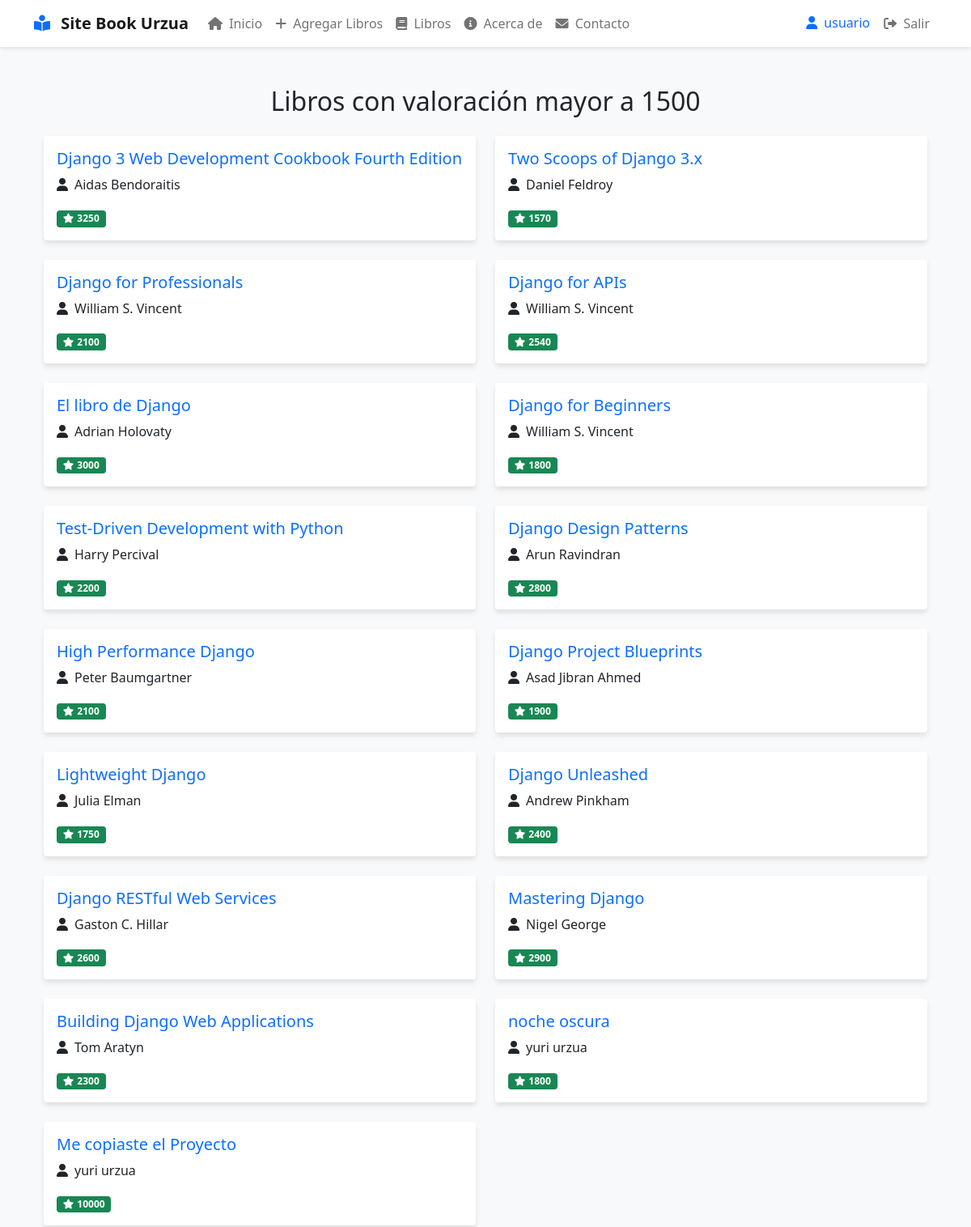
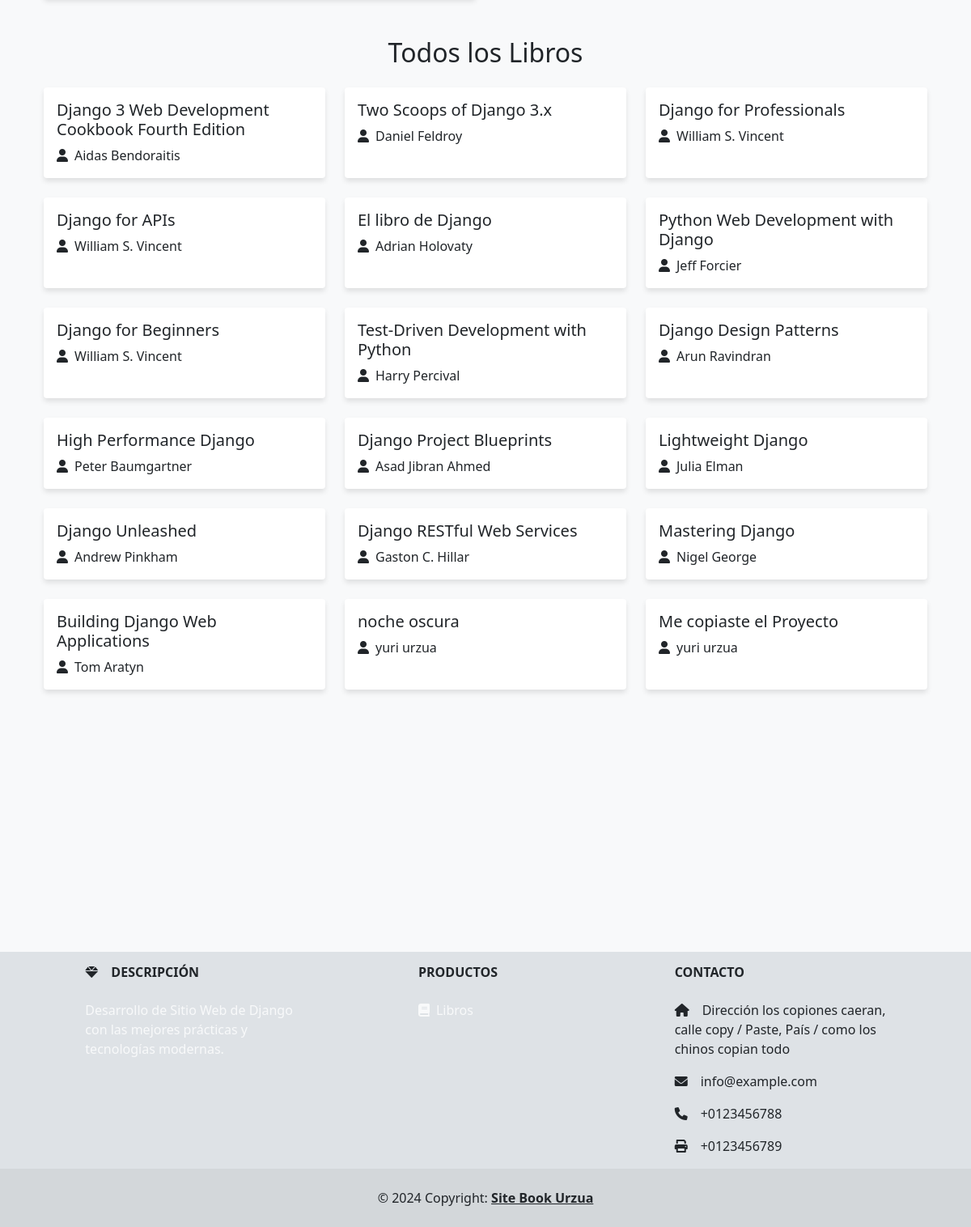
Screenshot of /listbook/ (signed in) with the database file from the repository (2 pictures, top to bottom).
### libros/models.py (models this page shows, shortened)
class Libro(models.Model):
    titulo = models.CharField(max_length=200)
    autor = models.CharField(max_length=100)
    valoracion = models.IntegerField()
    fecha_creacion = models.DateTimeField(auto_now_add=True)
    fecha_modificacion = models.DateTimeField(auto_now=True)
    class Meta:
        verbose_name = 'Libro'
        verbose_name_plural = 'Libros'
        permissions = [
            ("development", "Permiso como Desarrollador"),
            ("scrum_master", "Permiso como Scrum Master"),
            ("product_owner", "Permiso como Product Owner"),
        ]

### libros/views.py (the view)
# urls.py: path('listbook/', views.listbook, name='listbook'),
@login_required
def listbook(request):
    libros_valorados = Libro.objects.filter(valoracion__gt=1500)
    todos_los_libros = Libro.objects.all()
    context = {
        'libros_valorados': libros_valorados,
        'todos_los_libros': todos_los_libros
    }
    return render(request, 'libros/listbook.html', context)

### libros/templates/libros/listbook.html
{% extends 'layout.html' %} {% block content %}
<div class="container py-4">
  {% if user.is_authenticated %}
  <div class="mb-5">
    <h2 class="text-center mb-4">Libros con valoración mayor a 1500</h2>
    <div class="row g-4">
      {% if libros_valorados %} {% for libro in libros_valorados %}
      <div class="col-md-6">
        <div class="card h-100">
          <div class="card-body">
            <h5 class="card-title text-primary">{{ libro.titulo }}</h5>
            <p class="card-text">
              <i class="fas fa-user me-2"></i>{{ libro.autor }}
            </p>
            <p class="card-text">
              <span class="badge bg-success">
                <i class="fas fa-star me-1"></i>{{ libro.valoracion }}
              </span>
            </p>
          </div>
        </div>
      </div>
      {% endfor %} {% else %}
      <div class="alert alert-info">
        No hay libros con valoración mayor a 1500.
      </div>
      {% endif %}
    </div>
  </div>
  <div>
    <h2 class="text-center mb-4">Todos los Libros</h2>
    <div class="row g-4">
      {% if todos_los_libros %} {% for libro in todos_los_libros %}
      <div class="col-md-4">
        <div class="card h-100">
          <div class="card-body">
            <h5 class="card-title">{{ libro.titulo }}</h5>
            <p class="card-text">
              <i class="fas fa-user me-2"></i>{{ libro.autor }}
            </p>
          </div>
        </div>
      </div>
      {% endfor %} {% else %}
      <div class="alert alert-info">No hay libros disponibles.</div>
      {% endif %}
    </div>
  </div>
  {% else %}
  <div class="alert alert-warning text-center">
    <h4>Acceso Restringido</h4>
    <p>Debes iniciar sesión para ver el contenido.</p>
    <a href="{% url 'login' %}" class="btn btn-primary">Iniciar Sesión</a>
  </div>
  {% endif %}
</div>
{% endblock %}

### libros/templates/navbar.html (shortened to what this page needs)
<nav class="navbar navbar-expand-lg navbar-light bg-white">
  <div class="container">
    <a class="navbar-brand fw-bold" href="{% url 'index' %}">
      <i class="fas fa-book-reader text-primary me-2"></i>
      Site Book Urzua
    </a>
    <div class="collapse navbar-collapse" id="navbarNav">
      <ul class="navbar-nav me-auto">
        <li class="nav-item">
          <a class="nav-link" href="{% url 'index' %}">
            <i class="fas fa-home me-1"></i> Inicio
          </a>
        </li>
        {% if user.is_authenticated %}
        <li class="nav-item">
          <a class="nav-link" href="{% url 'inputbook' %}">
            <i class="fas fa-plus me-1"></i> Agregar Libros
          </a>
        </li>
        <li class="nav-item">
          <a class="nav-link" href="{% url 'listbook' %}">
            <i class="fas fa-book me-1"></i> Libros
          </a>
        </li>
        {% endif %}
        <li class="nav-item">
          <a class="nav-link" href="{% url 'about' %}">
            <i class="fas fa-info-circle me-1"></i> Acerca de
          </a>
        </li>
        <li class="nav-item">
          <a class="nav-link" href="{% url 'contact' %}">
            <i class="fas fa-envelope me-1"></i> Contacto
          </a>
        </li>
      </ul>
      <ul class="navbar-nav">
        {% if user.is_authenticated %}
        <li class="nav-item">
          <span class="nav-link text-primary">
            <i class="fas fa-user me-1"></i> {{ user.username }}
          </span>
        </li>
        <li class="nav-item">
          <form method="POST" action="{% url 'logout' %}" class="d-inline">
            <button type="submit" class="nav-link btn btn-link">
              <i class="fas fa-sign-out-alt me-1"></i> Salir
            </button>
          </form>
        </li>
        {% endif %}
      </ul>
    </div>
  </div>
</nav>

### libros/templates/layout.html (style rules this page uses)
body { min-height: 100vh; display: flex; flex-direction: column; background-color: #f8f9fa; }
.container { flex: 1; }
.navbar { box-shadow: 0 2px 4px rgba(0, 0, 0, 0.1); }
.card { transition: all 0.3s ease; border: none; box-shadow: 0 4px 6px rgba(0, 0, 0, 0.1); }

### rows the page displays
Libro: titulo "Django 3 Web Development Cookbook Fourth Edition", autor "Aidas Bendoraitis", valoracion "3250"
Libro: titulo "Two Scoops of Django 3.x", autor "Daniel Feldroy", valoracion "1570"
Libro: titulo "Django for Professionals", autor "William S. Vincent", valoracion "2100"
Libro: titulo "Django for APIs", autor "William S. Vincent", valoracion "2540"
Libro: titulo "El libro de Django", autor "Adrian Holovaty", valoracion "3000"
Libro: titulo "Django for Beginners", autor "William S. Vincent", valoracion "1800"
Libro: titulo "Test-Driven Development with Python", autor "Harry Percival", valoracion "2200"
Libro: titulo "Django Design Patterns", autor "Arun Ravindran", valoracion "2800"
Libro: titulo "High Performance Django", autor "Peter Baumgartner", valoracion "2100"
Libro: titulo "Django Project Blueprints", autor "Asad Jibran Ahmed", valoracion "1900"
Libro: titulo "Lightweight Django", autor "Julia Elman", valoracion "1750"
Libro: titulo "Django Unleashed", autor "Andrew Pinkham", valoracion "2400"
Libro: titulo "Django RESTful Web Services", autor "Gaston C. Hillar", valoracion "2600"
Libro: titulo "Mastering Django", autor "Nigel George", valoracion "2900"
Libro: titulo "Building Django Web Applications", autor "Tom Aratyn", valoracion "2300"
Libro: titulo "noche oscura", autor "yuri urzua", valoracion "1800"
Libro: titulo "Me copiaste el Proyecto", autor "yuri urzua", valoracion "10000"
Libro: titulo "Python Web Development with Django", autor "Jeff Forcier"

### other values shown
{{ user.username }} "usuario"
